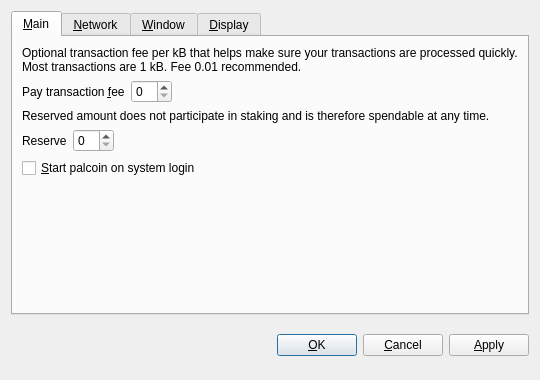
<?xml version="1.0" encoding="UTF-8"?>
<ui version="4.0">
 <class>OptionsDialog</class>
 <widget class="QDialog" name="OptionsDialog">
  <property name="geometry">
   <rect>
    <x>0</x>
    <y>0</y>
    <width>540</width>
    <height>380</height>
   </rect>
  </property>
  <property name="windowTitle">
   <string>Options</string>
  </property>
  <property name="modal">
   <bool>true</bool>
  </property>
  <layout class="QVBoxLayout" name="verticalLayout">
   <item>
    <widget class="QTabWidget" name="tabWidget">
     <property name="tabPosition">
      <enum>QTabWidget::North</enum>
     </property>
     <property name="currentIndex">
      <number>0</number>
     </property>
     <widget class="QWidget" name="tabMain">
      <attribute name="title">
       <string>&amp;Main</string>
      </attribute>
      <layout class="QVBoxLayout" name="verticalLayout_Main">
       <item>
        <widget class="QLabel" name="transactionFeeInfoLabel">
         <property name="text">
          <string>Optional transaction fee per kB that helps make sure your transactions are processed quickly. Most transactions are 1 kB. Fee 0.01 recommended.</string>
         </property>
         <property name="textFormat">
          <enum>Qt::PlainText</enum>
         </property>
         <property name="wordWrap">
          <bool>true</bool>
         </property>
        </widget>
       </item>
       <item>
        <layout class="QHBoxLayout" name="horizontalLayoutFee">
         <item>
          <widget class="QLabel" name="transactionFeeLabel">
           <property name="text">
            <string>Pay transaction &amp;fee</string>
           </property>
           <property name="textFormat">
            <enum>Qt::PlainText</enum>
           </property>
           <property name="buddy">
            <cstring>transactionFee</cstring>
           </property>
          </widget>
         </item>
         <item>
          <widget class="BitcoinAmountField" name="transactionFee"/>
         </item>
         <item>
          <spacer name="horizontalSpacerFee">
           <property name="orientation">
            <enum>Qt::Horizontal</enum>
           </property>
           <property name="sizeHint" stdset="0">
            <size>
             <width>40</width>
             <height>20</height>
            </size>
           </property>
          </spacer>
         </item>
        </layout>
       </item>
       <item>
        <widget class="QLabel" name="reserveBalanceInfoLabel">
         <property name="text">
          <string>Reserved amount does not participate in staking and is therefore spendable at any time.</string>
         </property>
         <property name="textFormat">
          <enum>Qt::PlainText</enum>
         </property>
         <property name="wordWrap">
          <bool>true</bool>
         </property>
        </widget>
       </item>
       <item>
        <layout class="QHBoxLayout" name="horizontalLayoutReserveBalance">
         <item>
          <widget class="QLabel" name="reserveBalanceLabel">
           <property name="text">
            <string>Reserve</string>
           </property>
           <property name="textFormat">
            <enum>Qt::PlainText</enum>
           </property>
           <property name="buddy">
            <cstring>reserveBalance</cstring>
           </property>
          </widget>
         </item>
         <item>
          <widget class="BitcoinAmountField" name="reserveBalance"/>
         </item>
         <item>
          <spacer name="horizontalSpacerReserveBalance">
           <property name="orientation">
            <enum>Qt::Horizontal</enum>
           </property>
           <property name="sizeHint" stdset="0">
            <size>
             <width>40</width>
             <height>20</height>
            </size>
           </property>
          </spacer>
         </item>
        </layout>
       </item>
       <item>
        <widget class="QCheckBox" name="bitcoinAtStartup">
         <property name="toolTip">
          <string>Automatically start palcoin after logging in to the system.</string>
         </property>
         <property name="text">
          <string>&amp;Start palcoin on system login</string>
         </property>
        </widget>
       </item>
       <item>
        <spacer name="verticalSpacer_Main">
         <property name="orientation">
          <enum>Qt::Vertical</enum>
         </property>
         <property name="sizeHint" stdset="0">
          <size>
           <width>20</width>
           <height>40</height>
          </size>
         </property>
        </spacer>
       </item>
      </layout>
     </widget>
     <widget class="QWidget" name="tabNetwork">
      <attribute name="title">
       <string>&amp;Network</string>
      </attribute>
      <layout class="QVBoxLayout" name="verticalLayout_Network">
       <item>
        <widget class="QCheckBox" name="mapPortUpnp">
         <property name="toolTip">
          <string>Automatically open the palcoin client port on the router. This only works when your router supports UPnP and it is enabled.</string>
         </property>
         <property name="text">
          <string>Map port using &amp;UPnP</string>
         </property>
        </widget>
       </item>
       <item>
        <widget class="QCheckBox" name="connectSocks">
         <property name="toolTip">
          <string>Connect to the palcoin network through a SOCKS proxy (e.g. when connecting through Tor).</string>
         </property>
         <property name="text">
          <string>&amp;Connect through SOCKS proxy:</string>
         </property>
        </widget>
       </item>
       <item>
        <layout class="QHBoxLayout" name="horizontalLayout_Network">
         <item>
          <widget class="QLabel" name="proxyIpLabel">
           <property name="text">
            <string>Proxy &amp;IP:</string>
           </property>
           <property name="textFormat">
            <enum>Qt::PlainText</enum>
           </property>
           <property name="buddy">
            <cstring>proxyIp</cstring>
           </property>
          </widget>
         </item>
         <item>
          <widget class="QValidatedLineEdit" name="proxyIp">
           <property name="maximumSize">
            <size>
             <width>140</width>
             <height>16777215</height>
            </size>
           </property>
           <property name="toolTip">
            <string>IP address of the proxy (e.g. 127.0.0.1)</string>
           </property>
          </widget>
         </item>
         <item>
          <widget class="QLabel" name="proxyPortLabel">
           <property name="text">
            <string>&amp;Port:</string>
           </property>
           <property name="textFormat">
            <enum>Qt::PlainText</enum>
           </property>
           <property name="buddy">
            <cstring>proxyPort</cstring>
           </property>
          </widget>
         </item>
         <item>
          <widget class="QLineEdit" name="proxyPort">
           <property name="maximumSize">
            <size>
             <width>55</width>
             <height>16777215</height>
            </size>
           </property>
           <property name="toolTip">
            <string>Port of the proxy (e.g. 9050)</string>
           </property>
          </widget>
         </item>
         <item>
          <widget class="QLabel" name="socksVersionLabel">
           <property name="text">
            <string>SOCKS &amp;Version:</string>
           </property>
           <property name="textFormat">
            <enum>Qt::PlainText</enum>
           </property>
           <property name="buddy">
            <cstring>socksVersion</cstring>
           </property>
          </widget>
         </item>
         <item>
          <widget class="QValueComboBox" name="socksVersion">
           <property name="toolTip">
            <string>SOCKS version of the proxy (e.g. 5)</string>
           </property>
          </widget>
         </item>
         <item>
          <spacer name="horizontalSpacer_Network">
           <property name="orientation">
            <enum>Qt::Horizontal</enum>
           </property>
           <property name="sizeHint" stdset="0">
            <size>
             <width>40</width>
             <height>20</height>
            </size>
           </property>
          </spacer>
         </item>
        </layout>
       </item>
       <item>
        <spacer name="verticalSpacer_Network">
         <property name="orientation">
          <enum>Qt::Vertical</enum>
         </property>
         <property name="sizeHint" stdset="0">
          <size>
           <width>20</width>
           <height>40</height>
          </size>
         </property>
        </spacer>
       </item>
      </layout>
     </widget>
     <widget class="QWidget" name="tabWindow">
      <attribute name="title">
       <string>&amp;Window</string>
      </attribute>
      <layout class="QVBoxLayout" name="verticalLayout_Window">
       <item>
        <widget class="QCheckBox" name="minimizeToTray">
         <property name="toolTip">
          <string>Show only a tray icon after minimizing the window.</string>
         </property>
         <property name="text">
          <string>&amp;Minimize to the tray instead of the taskbar</string>
         </property>
        </widget>
       </item>
       <item>
        <widget class="QCheckBox" name="minimizeOnClose">
         <property name="toolTip">
          <string>Minimize instead of exit the application when the window is closed. When this option is enabled, the application will be closed only after selecting Quit in the menu.</string>
         </property>
         <property name="text">
          <string>M&amp;inimize on close</string>
         </property>
        </widget>
       </item>
       <item>
        <spacer name="verticalSpacer_Window">
         <property name="orientation">
          <enum>Qt::Vertical</enum>
         </property>
         <property name="sizeHint" stdset="0">
          <size>
           <width>20</width>
           <height>40</height>
          </size>
         </property>
        </spacer>
       </item>
      </layout>
     </widget>
     <widget class="QWidget" name="tabDisplay">
      <attribute name="title">
       <string>&amp;Display</string>
      </attribute>
      <layout class="QVBoxLayout" name="verticalLayout_Display">
       <item>
        <layout class="QHBoxLayout" name="horizontalLayout_1_Display">
         <item>
          <widget class="QLabel" name="langLabel">
           <property name="text">
            <string>User Interface &amp;language:</string>
           </property>
           <property name="textFormat">
            <enum>Qt::PlainText</enum>
           </property>
           <property name="buddy">
            <cstring>lang</cstring>
           </property>
          </widget>
         </item>
         <item>
          <widget class="QValueComboBox" name="lang">
           <property name="toolTip">
            <string>The user interface language can be set here. This setting will take effect after restarting palcoin.</string>
           </property>
          </widget>
         </item>
        </layout>
       </item>
       <item>
        <layout class="QHBoxLayout" name="horizontalLayout_2_Display">
         <item>
          <widget class="QLabel" name="unitLabel">
           <property name="text">
            <string>&amp;Unit to show amounts in:</string>
           </property>
           <property name="textFormat">
            <enum>Qt::PlainText</enum>
           </property>
           <property name="buddy">
            <cstring>unit</cstring>
           </property>
          </widget>
         </item>
         <item>
          <widget class="QValueComboBox" name="unit">
           <property name="toolTip">
            <string>Choose the default subdivision unit to show in the interface and when sending coins.</string>
           </property>
          </widget>
         </item>
        </layout>
       </item>
       <item>
        <widget class="QCheckBox" name="displayAddresses">
         <property name="toolTip">
          <string>Whether to show palcoin addresses in the transaction list or not.</string>
         </property>
         <property name="text">
          <string>&amp;Display addresses in transaction list</string>
         </property>
        </widget>
       </item>
       <item>
        <widget class="QCheckBox" name="coinControlFeatures">
         <property name="toolTip">
          <string>Whether to show coin control features or not.</string>
         </property>
         <property name="text">
          <string>Display coin &amp;control features (experts only!)</string>
         </property>
        </widget>
       </item>
       <item>
        <spacer name="verticalSpacer_Display">
         <property name="orientation">
          <enum>Qt::Vertical</enum>
         </property>
         <property name="sizeHint" stdset="0">
          <size>
           <width>20</width>
           <height>40</height>
          </size>
         </property>
        </spacer>
       </item>
      </layout>
     </widget>
    </widget>
   </item>
   <item>
    <layout class="QHBoxLayout" name="horizontalLayout_Buttons">
     <item>
      <spacer name="horizontalSpacer_1">
       <property name="orientation">
        <enum>Qt::Horizontal</enum>
       </property>
       <property name="sizeHint" stdset="0">
        <size>
         <width>40</width>
         <height>48</height>
        </size>
       </property>
      </spacer>
     </item>
     <item>
      <widget class="QLabel" name="statusLabel">
       <property name="font">
        <font>
         <weight>75</weight>
         <bold>true</bold>
        </font>
       </property>
       <property name="text">
        <string/>
       </property>
       <property name="textFormat">
        <enum>Qt::PlainText</enum>
       </property>
       <property name="wordWrap">
        <bool>true</bool>
       </property>
      </widget>
     </item>
     <item>
      <spacer name="horizontalSpacer_2">
       <property name="orientation">
        <enum>Qt::Horizontal</enum>
       </property>
       <property name="sizeHint" stdset="0">
        <size>
         <width>40</width>
         <height>48</height>
        </size>
       </property>
      </spacer>
     </item>
     <item>
      <widget class="QPushButton" name="okButton">
       <property name="text">
        <string>&amp;OK</string>
       </property>
      </widget>
     </item>
     <item>
      <widget class="QPushButton" name="cancelButton">
       <property name="text">
        <string>&amp;Cancel</string>
       </property>
       <property name="autoDefault">
        <bool>false</bool>
       </property>
      </widget>
     </item>
     <item>
      <widget class="QPushButton" name="applyButton">
       <property name="text">
        <string>&amp;Apply</string>
       </property>
       <property name="autoDefault">
        <bool>false</bool>
       </property>
      </widget>
     </item>
    </layout>
   </item>
  </layout>
 </widget>
 <customwidgets>
  <customwidget>
   <class>BitcoinAmountField</class>
   <extends>QSpinBox</extends>
   <header>bitcoinamountfield.h</header>
  </customwidget>
  <customwidget>
   <class>QValueComboBox</class>
   <extends>QComboBox</extends>
   <header>qvaluecombobox.h</header>
  </customwidget>
  <customwidget>
   <class>QValidatedLineEdit</class>
   <extends>QLineEdit</extends>
   <header>qvalidatedlineedit.h</header>
  </customwidget>
 </customwidgets>
 <resources/>
 <connections/>
</ui>
